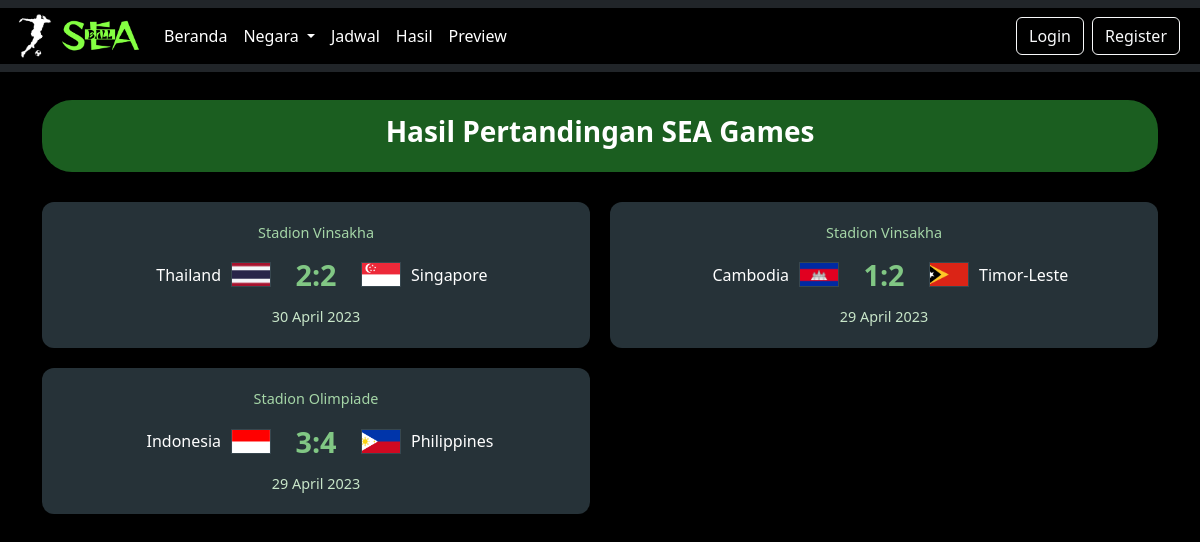
The app's page /result.php, older data.
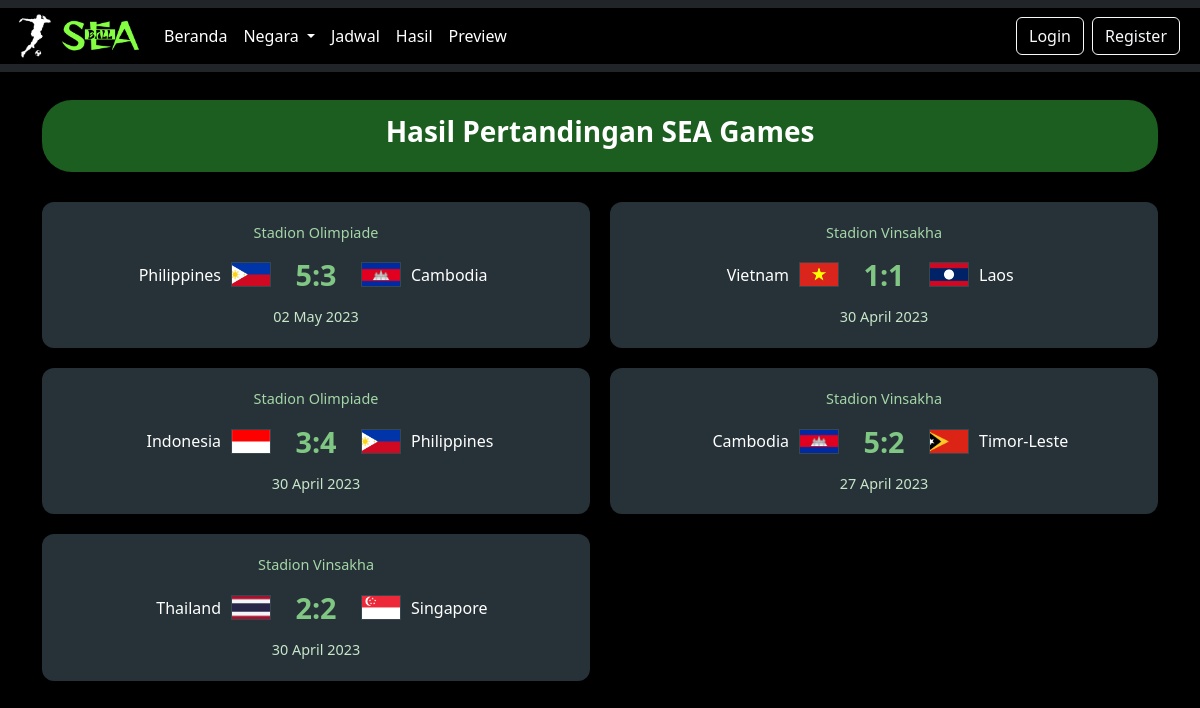
The same page, newer data.
### tables this page shows
CREATE TABLE `pertandingan` (
  `id` int(11) NOT NULL,
  `team1` varchar(50) NOT NULL,
  `team2` varchar(50) NOT NULL,
  `tanggal` date NOT NULL,
  `lokasi` varchar(100) NOT NULL,
  `skor1` int(11) DEFAULT NULL,
  `skor2` int(11) DEFAULT NULL,
  `status` enum('belum_dimulai','berlangsung','selesai') DEFAULT 'belum_dimulai',
  `notifikasi` tinyint(1) DEFAULT 0
);

### result.php (the view, shortened to what this page needs)
<?php
include 'navbar.php';
$sql = "SELECT * FROM pertandingan WHERE status='selesai' ORDER BY tanggal DESC";
$result = mysqli_query($koneksi, $sql);
$matches = [];
function getFlagPath($team)
{
    $flags = [
        'Indonesia' => 'assets/Indonesia.png',
        'Thailand' => 'assets/Thailand.png',
        'Vietnam' => 'assets/Vietnam.webp',
        'Philippines' => 'assets/Philippines.png',
        'Malaysia' => 'assets/Malaysia.webp',
        'Myanmar' => 'assets/Myanmar.png',
        'Laos' => 'assets/Laos.png',
        'Singapore' => 'assets/Singapore.webp',
        'Timor Leste' => 'assets/East_Timor.png',
        'Timor-Leste' => 'assets/East_Timor.png',
        'Cambodia' => 'assets/Cambodia.png',
    ];
    return $flags[$team] ?? 'assets/default.png';
}
while ($row = mysqli_fetch_assoc($result)) {
    $matches[] = [
        'team1' => $row['team1'],
        'team2' => $row['team2'],
        'location' => $row['lokasi'],
        'date' => date('d F Y', strtotime($row['tanggal'])),
        'flag1' => getFlagPath($row['team1']),
        'flag2' => getFlagPath($row['team2']),
        'skor1' => $row['skor1'],
        'skor2' => $row['skor2']
    ];
}
$total = count($matches);
$half = ceil($total / 2);
$matchesLeft = array_slice($matches, 0, $half);
$matchesRight = array_slice($matches, $half);
?>
<!doctype html>
<html lang="en">
<head>
    <link href="https://cdn.jsdelivr.net/npm/bootstrap@5.3.3/dist/css/bootstrap.min.css" rel="stylesheet" />
</head>
<body>
    <div class="container">
        <div class="header">
            <h3><b>Hasil Pertandingan SEA Games</b></h3>
        </div>
        <div class="match-container">
            <div class="match-column">
                <?php foreach ($matchesLeft as $match): ?>
                    <div class="match-card">
                        <div class="location"><?= htmlspecialchars($match['location']) ?></div>
                        <div class="match-teams">
                            <div class="team team-left">
                                <span class="team-name"><?= htmlspecialchars($match['team1']) ?></span>
                                <img src="<?= htmlspecialchars($match['flag1']) ?>" alt="<?= htmlspecialchars($match['team1']) ?>" class="flag">
                            </div>
                            <div class="score"><?= htmlspecialchars($match['skor1']) ?>:<?= htmlspecialchars($match['skor2']) ?></div>
                            <div class="team team-right">
                                <img src="<?= htmlspecialchars($match['flag2']) ?>" alt="<?= htmlspecialchars($match['team2']) ?>" class="flag">
                                <span class="team-name"><?= htmlspecialchars($match['team2']) ?></span>
                            </div>
                        </div>
                        <div class="date"><?= htmlspecialchars($match['date']) ?></div>
                    </div>
                <?php endforeach; ?>
            </div>
            <div class="match-column">
                <?php foreach ($matchesRight as $match): ?>
                    <div class="match-card">
                        <div class="location"><?= htmlspecialchars($match['location']) ?></div>
                        <div class="match-teams">
                            <div class="team team-left">
                                <span class="team-name"><?= htmlspecialchars($match['team1']) ?></span>
                                <img src="<?= htmlspecialchars($match['flag1']) ?>" alt="<?= htmlspecialchars($match['team1']) ?>" class="flag">
                            </div>
                            <div class="score"><?= htmlspecialchars($match['skor1']) ?>:<?= htmlspecialchars($match['skor2']) ?></div>
                            <div class="team team-right">
                                <img src="<?= htmlspecialchars($match['flag2']) ?>" alt="<?= htmlspecialchars($match['team2']) ?>" class="flag">
                                <span class="team-name"><?= htmlspecialchars($match['team2']) ?></span>
                            </div>
                        </div>
                        <div class="date"><?= htmlspecialchars($match['date']) ?></div>
                    </div>
                <?php endforeach; ?>
            </div>
        </div>
    </div>
</body>
</html>

### navbar.php (shortened to what this page needs)
<?php
$userData = [];
?>
<nav class="navbar navbar-expand-lg bg-dark navbar-dark navbar-custom position-fixed w-100" style="z-index: 999;">
    <div class="container-fluid" style="background-color: black;">
        <a class="navbar-brand d-flex align-items-center gap-2" href="#">
            <img src="assets/logo2.png" alt="Logo" width="40">
            <img src="assets/logolagi.png" alt="Logo" width="80">
        </a>
        <div class="collapse navbar-collapse" id="navbarSupportedContent">
            <ul class="navbar-nav me-auto mb-2 mb-lg-0">
                <li class="nav-item">
                    <a class="nav-link active" aria-current="page" href="index.php">Beranda</a>
                </li>
                <li class="nav-item dropdown">
                    <a class="nav-link dropdown-toggle" role="button" data-bs-toggle="dropdown" aria-expanded="false">
                        Negara
                    </a>
                </li>
                <li class="nav-item">
                    <a class="nav-link" href="schedule.php">Jadwal</a>
                </li>
                <li class="nav-item">
                    <a class="nav-link" href="result.php">Hasil</a>
                </li>
                <li class="nav-item">
                    <a class="nav-link" href="preview.php">Preview</a>
                </li>
            </ul>
            <?php
            if (isset($_SESSION['logged_in']) && $_SESSION['logged_in'] === true) {
                echo '
                <div class="profile-dropdown">
                    <ul class="navbar-nav">
                        <li class="nav-item dropdown">
                            <a class="nav-link dropdown-toggle" href="#" role="button" data-bs-toggle="dropdown" aria-expanded="false">
                                <img src="https://www.pngkey.com/png/full/115-1150152_default-profile-picture-avatar-png-green.png" alt="Profile" class="profile-pic">
                            </a>
                            <ul class="dropdown-menu dropdown-menu-end bg-dark">
                                <li><span class="dropdown-item disabled">Halo, ' . htmlspecialchars($userData['nama'] ?? 'Admin') . '</span></li>
                                <li><hr class="dropdown-divider"></li>
                                <li><a class="dropdown-item" href="dashboard_user.php">Dashboard</a></li>';
                if (isset($_SESSION['role']) && $_SESSION['role'] === 'admin') {
                    echo '<li><a class="dropdown-item" href="dashboard_admin.php">Admin Dashboard</a></li>';
                }
                echo '
                                <li><a class="dropdown-item" href="logout.php">Logout</a></li>
                            </ul>
                        </li>
                    </ul>
                </div>';
            } else {
                echo '
                <div class="d-flex">
                    <a href="login2.php" class="btn btn-outline-light me-2">Login</a>
                    <a href="create.php" class="btn btn-outline-light me-2">Register</a>
                </div>';
            }
            ?>
        </div>
    </div>
</nav>

### navbar.php (style rules this page uses)
.navbar { top: 0; }
.navbar-custom .nav-link { color: white !important; }

### result.php (style rules this page uses)
body { background-color: black; color: white; }
.header { background-color: #1b5e20; color: white; margin-top: 100px; padding: 15px; text-align: center; border-radius: 30px; margin-bottom: 30px; }
.match-container { display: flex; gap: 20px; margin-bottom: 30px; }
.match-column { flex: 1; }
.match-card { background-color: #263238; border-radius: 12px; padding: 20px; margin-bottom: 20px; transition: all 0.3s ease; }
.location { color: #a5d6a7; font-size: 0.9rem; margin-bottom: 10px; text-align: center; }
.match-teams { display: flex; justify-content: space-between; align-items: center; margin-bottom: 10px; }
.team { display: flex; align-items: center; flex: 1; }
.team-left { justify-content: flex-end; text-align: right; }
.team-right { justify-content: flex-start; text-align: left; }
.team-name { margin: 0 10px; }
.score { font-size: 1.8rem; font-weight: bold; color: #81c784; margin: 0 15px; min-width: 60px; text-align: center; }
.flag { width: 40px; height: 25px; object-fit: cover; border: 1px solid #37474f; }
.date { color: #c8e6c9; font-size: 0.9rem; text-align: center; margin-top: 10px; }

Row changes from the older to the newer data that the page shows:
now on this page (row edited): pertandingan: lokasi "Stadion Olimpiade", team1 "Philippines", team1 (picture), skor1 "5", skor2 "3", team2 (picture), team2 "Cambodia", date "02 May 2023", shown under "Hasil Pertandingan SEA Games"
changed pertandingan "Indonesia": date "29 April 2023" → "30 April 2023"; moves up the list
now on this page (row edited): pertandingan: lokasi "Stadion Vinsakha", team1 "Vietnam", team1 (picture), skor1 "1", skor2 "1", team2 (picture), team2 "Laos", date "30 April 2023"
changed pertandingan "Timor-Leste": skor1 "1" → "5"; date "29 April 2023" → "27 April 2023"
